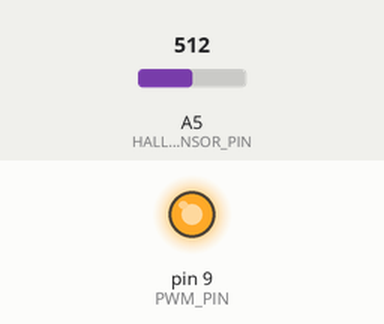
A sketch run on a simulated Arduino Uno, built with avr-gcc and run on an emulated ATmega328P. Parts: output pins drawn as LEDs (lit = HIGH). Inputs (shaded band) come from the test bench; at power-on: A5 (HALL_SENSOR_PIN) = 512.

Above: at 0.05 s.
At 3.25 s:
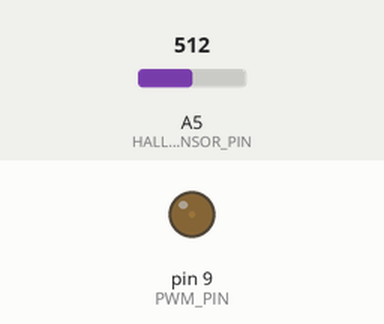
Timing chart, 0 to 8.5 s (numbered marks = the images above):
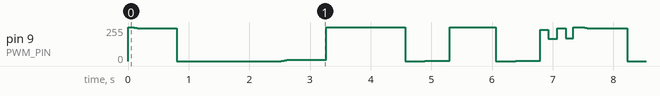

The sketch:

Control_Simple_Demo.ino
```cpp
const int HALL_SENSOR_PIN = A5;

// UNO PWM PIN : 3, 5, 6, 9, 10, 11
const byte PWM_PIN = 9;

#define INDEX_COUNT 12

float afTime[INDEX_COUNT] = {0.0f, 1.0f, 3.0f,  3.5f, 4.0f, 4.5f, 5.0f,  5.1f, 5.2f, 5.3f, 5.4f, 5.5f};
float afStroke[INDEX_COUNT] = {0.0f, -4.5f, 4.5f,  -4.5f, 4.5f, -4.5f, 4.5f,  -4.5f, 4.5f, -4.5f, 4.5f, 0.0f};
int aiStepCount[INDEX_COUNT] = {0, 500, 1000,  200, 200, 200, 200,  20, 20, 20, 20, 10};

double dDuty;

double getCurrentStroke()
{
  int iHallSensor;

  // Hall Sensor : 348 ~ 681, Stroke : -5 ~ 6 mm
  iHallSensor = analogRead(HALL_SENSOR_PIN);

  // 0.42 는 전기가 인가되지 않은 상태에서 읽어지는 위치를 보고 보정한 값이다.
  return 0.0318*iHallSensor - 15.928 - 0.42;
}

double getDuty(double dStroke)
{
  // Stroke : -4.5 ~ 4.5 mm, Duty : 0 ~ 100
  return 11.111 * dStroke + 50;
}

double getDeltaDuty(double dStroke)
{
  // Stroke : 0 ~ 9 mm, Duty : 0 ~ 100
  return 11.111 * dStroke;
}

int getPWM(double dDuty)
{
  // Duty : 0 ~ 100 %, PWM : 0 ~ 255
  return dDuty * (255.0 / 100.0);
}

void setup()
{
  Serial.begin(9600);

  pinMode(PWM_PIN, OUTPUT);                  // sets the digital pin as output

  dDuty = 50;
  analogWrite(PWM_PIN, getPWM(dDuty));
}

void actionLoop(int index)
{
  unsigned long lgTime;

  //time = millis();
  //time = micros();

  double dTargetStroke, dCurrentStroke;
  double dErrorStroke, dErrorDuty;

  float fStartTime = afTime[index];
  float fEndTime = afTime[index+1];
  float fStartStroke = afStroke[index];
  float fEndStroke = afStroke[index+1];
  int iStepCount = aiStepCount[index+1];

  float fStepTime = (fEndTime - fStartTime) / iStepCount;
  float fStepStroke = (fEndStroke - fStartStroke) / iStepCount;

  int iCount = 0;
  float fTime = 0;
  lgTime = 0;

  do
  {
    delayMicroseconds(1000);
    lgTime ++;
    fTime = lgTime / 1000.0f;

    if(fTime >= fStepTime)
    {
      iCount ++;
      lgTime = 0;
      fTime = 0;

      dTargetStroke = fStartStroke + fStepStroke * iCount;
    }

    dCurrentStroke = getCurrentStroke();

    dErrorStroke = dTargetStroke - dCurrentStroke;
    dErrorDuty = getDeltaDuty(dErrorStroke);

    // caution : Kp = 0.01;
    dDuty = dDuty + 0.01 * dErrorDuty;

    if(dDuty > 100) dDuty = 100;
    if(dDuty < 0) dDuty = 0;

    // I made 4 phase (A_1A, A_1B, B_1A, B_1B) using only one PWM Signal and 74LS04.
    // when A_1A is true, B_1A should be true and A_1B, B_1B should be false.
    analogWrite(PWM_PIN, getPWM(dDuty));

  }while(iCount <= iStepCount);

}

void loop()
{
  for(int i=0; i<INDEX_COUNT-1; i++)
  {
    actionLoop(i);
  }
}
```
